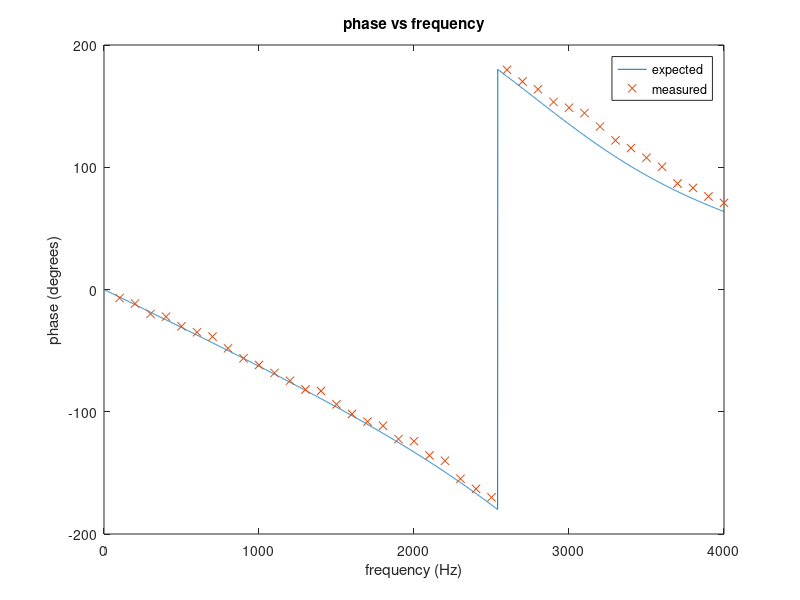

MATLAB code for this plot:
% Eric Morse and Ran Tao CM2084
% ECE300 Prelab Lab 1
% 
% Initialize all variables 
% 
clear variables 
% 
%  this program determines results for Prelab of Lab 1 
% 
f = linspace(0, 4000, 4000);
Hf = 2.38*10^21./((j*2*pi*f).^5+(61*10^3*(j*2*pi*f).^4)...
    +(1.86*10^9*(j*2*pi*f).^3)+(35.1*10^12*(j*2*pi*f).^2)...
    +(409*10^15*j*2*pi*f)+2.38*10^21);
IL = -20*log10(abs(Hf));
IA = angle(Hf);
%subplot(2,1,1);
%plot(f, IL);
%xlabel("frequency (Hz)");
%ylabel("insertion loss (dB)");
%title("insertion loss vs frequency");
%subplot(2,1,2);
%plot(f, IA);
%xlabel("frequency (Hz)");
%ylabel("phase (degrees)");
%title("phase response in degrees");

f1 = 3000;
Hf1 = 2.38*10^21/((j*2*pi*f1)^5+(61*10^3*(j*2*pi*f1)^4)...
    +(1.86*10^9*(j*2*pi*f1)^3)+(35.1*10^12*(j*2*pi*f1)^2)...
    +(409*10^15*j*2*pi*f1)+2.38*10^21);
mag = 5*abs(Hf1);
ang = angle(Hf1)+30;

%% Part 2 ECE300 Lab 1
fmeas = [100 200 300 400 500 600 700 800 900 1000 1100 1200 1300 1400 ...
    1500 1600 1700 1800 1900 2000 2100 2200 2300 2400 2500 2600 2700 ... 
    2800 2900 3000 3100 3200 3300 3400 3500 3600 3700 3800 3900 4000];
VLmeas = [0.98 0.94 0.94 0.94 0.94 0.94 0.94 0.94 0.94 0.94 0.94 0.94 ...
    0.94 0.94 0.94 0.94 0.94 0.9 0.9 0.9 0.9 0.9 0.86 0.86 0.82 ...
    0.82 0.78 0.74 0.7 0.66 0.58 0.54 0.5 0.46 0.42 0.38 0.34 0.3 ...
    0.26 0.22];
Hfmeas = 2.38*10^21./((j*2*pi*fmeas).^5+(61*10^3*(j*2*pi*fmeas).^4)...
    +(1.86*10^9*(j*2*pi*fmeas).^3)+(35.1*10^12*(j*2*pi*fmeas).^2)...
    +(409*10^15*j*2*pi*fmeas)+2.38*10^21);
ILmeas = -20*log10(abs(Hfmeas));

%plot(f, IL, '-', fmeas, ILmeas, 'x');
%xlabel('frequency (Hz)');
%ylabel('insertion loss (dB)');
%title('insertion loss vs frequency');
%legend('expected', 'measured');

%% Part 3 ECE300 lab 1
Pmeas = [-7 -11.53 -19.94 -22.25 -30.12 -34.96 -38.54 -48.09 -56.3 ...
    -61.72 -68.24 -74.63 -81.83 -82.99 -93.93 -101.8 -108.1 -111.5 ...
    -122.4 -124.1 -135.7 -140.1 -154.8 -163.1 -170 179.7 170.1 ...
    163.8 153.4 148.7 144.3 133.3 122.0 115.7 107.8 100.4 86.68 ...
    83.11 76.14 70.86];
plot(f, IA*180/(pi), '-', fmeas, Pmeas, 'x');
xlabel('frequency (Hz)');
ylabel('phase (degrees)');
title('phase vs frequency');
legend('expected', 'measured');
